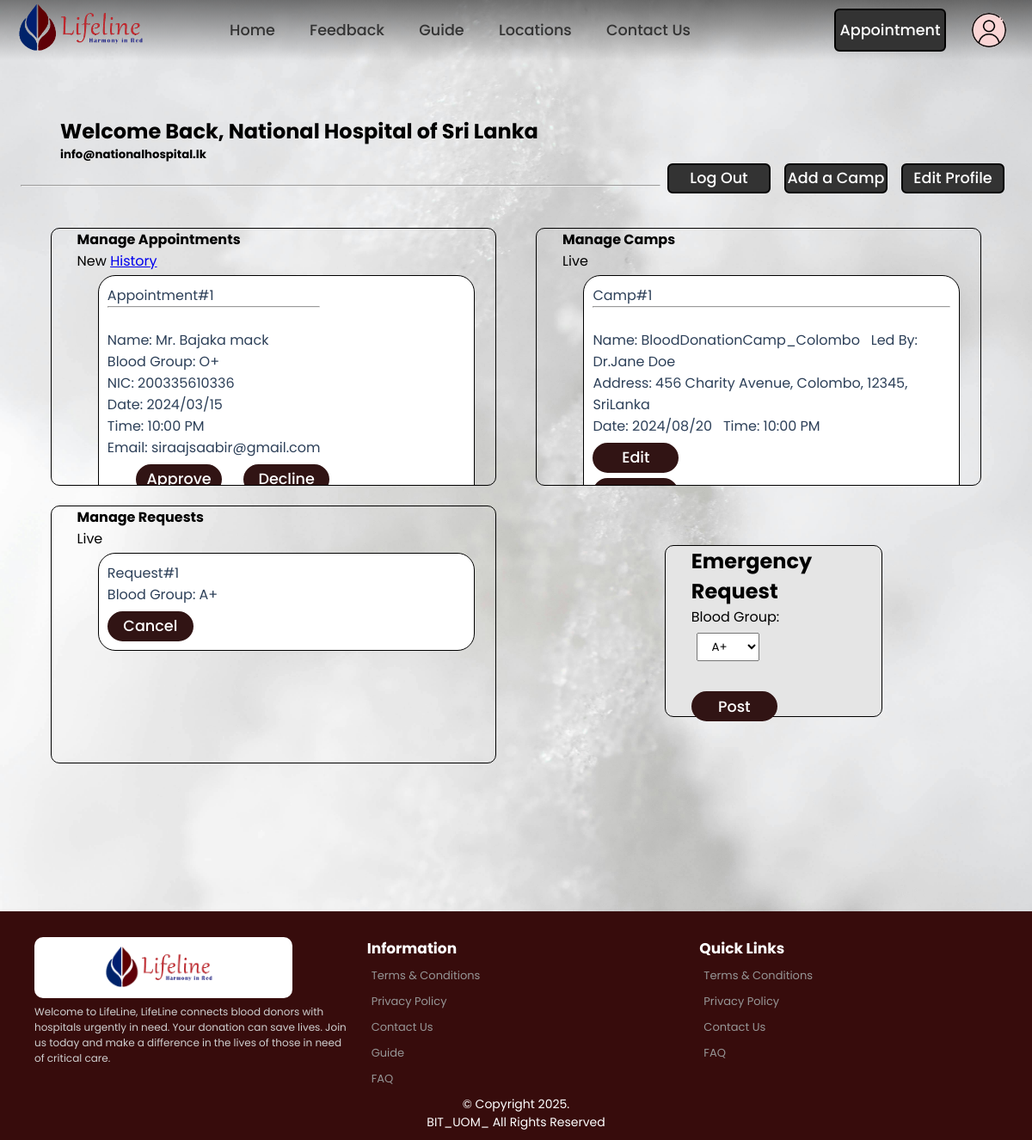
Page /hospital_panel.php (signed in) on the committed database.
### tables this page shows
CREATE TABLE
    appointment (
        Appointment_id INT AUTO_INCREMENT NOT NULL,
        A_Donor_id INT NULL,
        A_Guest_id INT NULL,
        A_Date VARCHAR(20) NOT NULL,
        A_Time VARCHAR(20) NOT NULL,
        A_Meridiem VARCHAR(2) NOT NULL,
        A_Hospital_id INT NOT NULL,
        Status BOOLEAN NULL,
        CONSTRAINT Appointment_PK PRIMARY KEY (Appointment_id),
        CONSTRAINT Appointment_A_Doner_id_FK1 FOREIGN KEY (A_Donor_id) REFERENCES Donor (Donor_id),
        CONSTRAINT Appointment_A_Guest_id_FK2 FOREIGN KEY (A_Guest_id) REFERENCES Guest (Guest_id),
        CONSTRAINT Appointment_A_Hospital_id_FK3 FOREIGN KEY (A_Hospital_id) REFERENCES Hospital (Hospital_id),
        CONSTRAINT Donor_or_Guest CHECK (
            (
                A_Donor_id IS NOT NULL
                AND A_Guest_id IS NULL
            )
            OR (
                A_Donor_id IS NULL
                AND A_Guest_id IS NOT NULL
            )
        )
    );

CREATE TABLE
    donor (
        Donor_id INT AUTO_INCREMENT NOT NULL,
        Salutation VARCHAR(10) NOT NULL,
        F_name VARCHAR(50) NOT NULL,
        L_name VARCHAR(50) NOT NULL,
        NIC VARCHAR(20) UNIQUE NOT NULL,
        DOB VARCHAR(20) NOT NULL,
        Gender VARCHAR(20) NOT NULL,
        Phone_no INT (10) NOT NULL,
        Blood_Group VARCHAR(5) NOT NULL,
        Email VARCHAR(100) UNIQUE NOT NULL,
        Line1 VARCHAR(200) NOT NULL,
        City VARCHAR(100) NOT NULL,
        Postal_Code VARCHAR(15) NOT NULL,
        Country VARCHAR(30) NOT NULL,
        D_Password VARCHAR(20) NOT NULL,
        CONSTRAINT Doner_PK PRIMARY KEY (Donor_id)
    );

CREATE TABLE
    camp (
        Camp_id INT AUTO_INCREMENT NOT NULL,
        C_Name VARCHAR(50) NOT NULL,
        C_Date VARCHAR(20) NOT NULL,
        C_Time VARCHAR(20) NOT NULL,
        C_Meridiem VARCHAR(2) NOT NULL,
        Led_By VARCHAR(50) NOT NULL,
        Line1 VARCHAR(200) NOT NULL,
        City VARCHAR(100) NOT NULL,
        Postal_Code VARCHAR(15) NOT NULL,
        Country VARCHAR(30) NOT NULL,
        C_Hospital_id INT NOT NULL,
        CONSTRAINT Camp_PK PRIMARY KEY (Camp_id),
        CONSTRAINT Camp_C_Hospital_id_FK1 FOREIGN KEY (C_Hospital_id) REFERENCES Hospital (Hospital_id)
    );

CREATE TABLE
    emergency_blood (
        EB_id INT AUTO_INCREMENT NOT NULL,
        Blood_Group VARCHAR(5) NOT NULL,
        EB_Hospital_id INT NOT NULL,
        CONSTRAINT EB_id PRIMARY KEY (EB_id),
        CONSTRAINT Emergency_Blood_EB_Hospital_id_FK1 FOREIGN KEY (EB_Hospital_id) REFERENCES Hospital (Hospital_id)
    );

### CRUD/hospital_manage_appoint.php (called while the page is built, shortened)
<?php
require 'dbh.crud.php';
$query = "SELECT appointment.Appointment_id,
                 appointment.A_Date,
                 CONCAT(appointment.A_Time, ' ', appointment.A_meridiem) AS ATM,
                 appointment.A_Guest_id,
                 appointment.A_Hospital_id,
                 appointment.Status,
                 CONCAT(donor.Salutation, ' ', donor.F_name, ' ', donor.L_name) AS DonorName,
                 donor.NIC AS DonorNIC,
                 donor.Blood_Group AS DonorBloodgroup,
                 donor.Email AS DonorEmail,
                 CONCAT(guest.Salutation, ' ', guest.F_name, ' ', guest.L_name) AS GuestName,
                 guest.NIC AS GuestNIC,
                 guest.Blood_Group AS GuestBloodgroup,
                 guest.Email AS GuestEmail
          FROM appointment
          LEFT JOIN donor ON appointment.A_Donor_id = donor.Donor_id
          LEFT JOIN guest ON appointment.A_Guest_id = guest.Guest_id
          WHERE A_Hospital_id=$_SESSION[userID] AND appointment.Status is NULL";
$result_appointments = mysqli_query($conn, $query);

### CRUD/hospital_manage_camp.php (called while the page is built, shortened)
<?php
require 'dbh.crud.php';
$query = "SELECT camp.Camp_id,
camp.C_Name,
camp.C_Date,
CONCAT(camp.C_Time,' ',camp.C_meridiem) AS ATM,
camp.Led_By,
CONCAT(camp.Line1,', ',camp.City,', ',camp.Postal_Code,', ',camp.Country) AS Address,
camp.C_Hospital_id FROM camp WHERE C_Hospital_id=$_SESSION[userID]";
$result_camp = mysqli_query($conn, $query);

### CRUD/hospital_manage_Requests.php (called while the page is built, shortened)
<?php
require 'dbh.crud.php';
$query = "SELECT * FROM emergency_blood WHERE EB_Hospital_id=$_SESSION[userID]";
$result_requests = mysqli_query($conn, $query);

### hospital_panel.php (the view, shortened to what this page needs)
<?php
require 'header.php';
require 'CRUD/hospital_manage_appoint.php';
require 'CRUD/hospital_manage_camp.php';
require 'CRUD/hospital_manage_Requests.php';
?>
<!DOCTYPE html>
<html>
<head>
  <link rel="stylesheet" href="css/hospital_panel.css" />
</head>
<body>
  <main class="frame">
    <div class="sec1">
      <div class="row1">
        <?php
        echo "<h2 class=\"title\">Welcome Back, " . $_SESSION['username'] . "</h2>";
        ?>
        <div>
          <?php echo "<h5 class=\"head\">" . $_SESSION['email'] . "</h5>"; ?>
        </div>
        <div class="but1">
          <button class="editB" onclick="document.location='hospital_edit.php'">
            Edit Profile
          </button>
        </div>
        <div class="but2">
          <button class="campB" onclick="document.location='add_camp.php'">
            Add a Camp
          </button>
        </div>
        <div class="but3">
          <button class="logout" name='logout' onclick="document.location='logout.php' ">Log Out</button>
        </div>
      </div>
    </div>
    <br />
    <hr />
    <br>
    <div class="sec2">
      <div class="container">
        <h4>Manage Appointments</h4>
        <div class="hyperL">
          <label>New</label>
          <a href="hospital_appointment_history.php">History</a>
        </div>
        <?php
        while ($row = mysqli_fetch_assoc($result_appointments)) {
          $AppointmentID = $row['Appointment_id'];
          $AppointmentDate = $row['A_Date'];
          $AppointmentTime = $row['ATM'];
          if ($row['A_Guest_id'] == null) {
            $UserName = $row['DonorName'];
            $UserNIC = $row['DonorNIC'];
            $UserBloodgroup = $row['DonorBloodgroup'];
            $UserEmail = $row['DonorEmail'];
          } else {
            $UserName = $row['GuestName'];
            $UserNIC = $row['GuestNIC'];
            $UserBloodgroup = $row['GuestBloodgroup'];
            $UserEmail = $row['GuestEmail'];
          }
        ?>
          <div class="temp">
            <div class="info">
              <label> Appointment#<?php echo $AppointmentID ?></label>
              <hr>
              <br>
              <label>Name: <?php echo $UserName ?></label>
              <br>
              <label>Blood Group: <?php echo $UserBloodgroup ?></label>
              <br>
              <label>NIC: <?php echo $UserNIC ?></label>
              <br>
              <label>Date: <?php echo $AppointmentDate ?></label>
              <br>
              <label>Time: <?php echo $AppointmentTime ?></label>
              <br>
              <label>Email: <?php echo $UserEmail ?></label>
            </div>
            <form method="post">
              <button class="Approved" name="Approved" type="submit">Approve</button>
              <button class="Cancelled" name="Declined" type="submit" onclick="return confirm('Are You Sure ?')">Decline</button>
            </form>
          </div>
        <?php
        }
        ?>
      </div>
      <div class="sec2">
        <div class="container-camps">
          <h4>Manage Camps</h4>
          <label>Live</label>
          <?php
          while ($row = mysqli_fetch_assoc($result_camp)) {
            $CampID = $row['Camp_id'];
            $CampName = $row['C_Name'];
            $LedBy = $row['Led_By'];
            $Address = $row['Address'];
            $Date = $row['C_Date'];
            $Time = $row['ATM'];
          ?>
            <div class="temp">
              <div class="info">
                <label> Camp#<?php echo $CampID ?></label>
                <hr>
                <br>
                <label>Name: <?php echo $CampName ?></label>&nbsp;&nbsp;
                <label>Led By: <?php echo $LedBy ?></label>
                <br>
                <label>Address: <?php echo $Address ?></label>
                <br>
                <label>Date: <?php echo $Date ?></label>&nbsp;&nbsp;
                <label>Time: <?php echo $Time ?></label>
              </div>
              <button class="edit" name='Edit' onclick="document.location='edit_camp.php?Camp_id=<?php echo $CampID ?>'">Edit</button>
              <form method="post">
                <input type="submit" class="Cancel" name="Cancel" value="Cancel" onclick="return confirm('Are You Sure ?')">
              </form>
            </div>
          <?php
          }
          ?>
        </div>
      </div>
      <div class="sec2">
        <div class="container-wonder">
          <h4>Manage Requests</h4>
          <label>Live</label>
          <?php
          while ($row = mysqli_fetch_assoc($result_requests)) {
            $EB_id = $row['EB_id'];
            $BG = $row['Blood_Group'];
          ?>
            <div class="temp">
              <div class="info">
                <label>Request#<?php echo $EB_id ?></label>
                <br>
                <label>Blood Group: <?php echo $BG ?></label>&nbsp;&nbsp;
              </div>
              <form method="post">
                <input type="submit" class="Cancel" name="Caancel" value="Cancel" onclick="return confirm('Are You Sure ?')">
              </form>
            </div>
          <?php
          }
          ?>
        </div>
      </div>
      <div class="sec2">
        <div class="container-post">
          <div class="info">
            <h2>Emergency Request</h2>
            <label for="bloodgroup">Blood Group: </label>
            <form method="POST">
              <div class="blood">
                <select name="bloodgroup" id="" class="bg">
                  <option value="A+">A+</option>
                </select><br><br>
              </div>
              <input type="submit" class="Post" name="Post" value="Post">
            </form>
          </div>
        </div>
  </main>
  <?php
  require 'footer.php';
  ?>
</body>
</html>

### css/index.css (style rules this page uses)
* { margin: 0; padding: 0; box-sizing: border-box; font-family: 'Poppins', sans-serif; }
body { justify-content: center; align-items: center; background-color:#EEF5FF; margin-top: 100px; min-height: 100vh; }

### css/hospital_panel.css (style rules this page uses)
body { background-image:url(../images/panelwall5.jpg); image-orientation: flip; background-repeat: no-repeat; background-size: cover; background-position: center; }
.frame { border-color: black; border: 2%; border-radius: 10px; width: 96%; height: 120%; padding: auto; margin:auto; z-index: 1; }
.row1 { margin-left: 30%; }
.editB,.campB,.logout { float:right; margin: 0 8px; width: 120px; height: 35px; border: 2px solid #000000; outline:none; border-radius: 6px; font-size: 1.1em; color: white; background-color: #333; font-weight: 500; transition: .5s; cursor: pointer ; }
.row1,.editB,.campB,.logout { display: inline; }
.container,.container-wonder,.container-camps { margin: auto; border-radius: 10px; border: 1px solid #000000; background:transparent; padding-left: 30px; width: 45%; height: 300px; overflow: hidden; overflow-y: scroll; }
.post,.Edit,.Cancel,.Cancelled,.Approved { display: block; margin-top: 1.5%; margin-right: 5%; width: 100px; height: 35px; border: 2px solid #311414; outline:none; border-radius: 50px; font-size: 1.1em; color: white; cursor: pointer; background-color: #311414; font-weight: 500; transition: .5s; }
.temp .info,.Cancelled,.Approved { display: inline-block; }
.temp .info,.Edit,.Cancel { display: inline-block; }
.temp { color: #2D4059; border: 1px solid black; background-color: white; width: 90%; padding: 10px; border-radius: 20px; display: block; margin: auto; margin-top: 1%; }
.Approved { margin-left: 8%; }
.container-post { border-radius: 10px; border: 1px solid #000000; background-color:#E5E5E5; margin-top: 6%; margin-right:13%; padding-left: 30px; width: 22%; height: 200px; float: right; }
.container,.container-wonder { margin-top: 2%; margin-left: 3%; float: left; }
.container-camps { margin-top: 2%; margin-right: 3%; float: right; }
select { font:weight 1200px; padding:5px 12px; margin:3% 3%; }
.title { padding-top: 3%; }
.title,.head { margin-left: 4%; }

### rows in the picture
appointment: Appointment_id "1", UserName "Mr. Bajaka mack", A_Donor.Blood_Group "O+", A_Donor.NIC "200335610336", A_Date "2024/03/15", AppointmentTime "10:00 PM", A_Donor.Email "siraajsaabir@gmail.com"
camp: Camp_id "1", C_Name "BloodDonationCamp_Colombo", Led_By "Dr.Jane Doe", Address "456 Charity Avenue, Colombo, 12345, SriLanka", C_Date "2024/08/20", Time "10:00 PM"
emergency_blood: EB_id "1", Blood_Group "A+"

### other values in the picture
$_SESSION['username'] "National Hospital of Sri Lanka"
$_SESSION['email'] "info@nationalhospital.lk"
